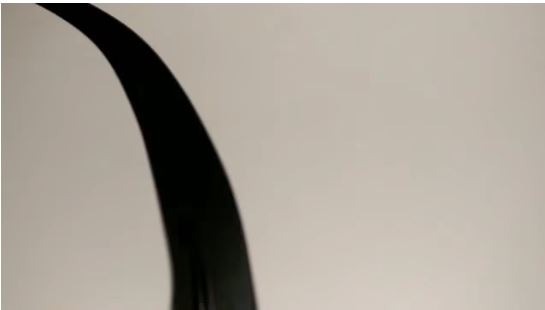
#> input picture testing/lineFollowing/line1.JPG, 545 x 310 px
$ python -i lineFollow.py   (imports and definitions only)   (older library calls are emulated)
#> lines starting #> are read from the running program, lines starting #| are printed output that depends on the picture; after the words box and inside, x2 and y2 are one past the last pixel; in counts of white or black regions, pixels touching at a corner belong together
#> further down, picture is the input picture: shape (310, 545, 3); mean B, G, R 149.9, 159.6, 166.6

#NAME: guiExample.py
#DATE: 08/02/2019
#AUTH: Ryan McCartney, EEE Undergraduate, Queen's University Belfast
#DESC: A python function for navigating the wheelchair with an XBOX 360 game controller avoiding obstacles
#COPY: Copyright 2019, All Rights Reserved, Ryan McCartney

from control import Control
import cv2 as cv
import tkinter as tk
import numpy as np
import time
import json

#Logging Function (Pretty Console Output)
# [10 lines left out: function log, not called in this run]

def processImage(image):

    crosshair = 20

    #Convert Matrix to Grayscale Image
    grayscaleImage = cv.cvtColor(image, cv.COLOR_BGR2GRAY)

    # Gaussian blur
    blurImage = cv.GaussianBlur(grayscaleImage,(5,5),0)

    # Color thresholding
    ret,thresholdImage = cv.threshold(blurImage,60,255,cv.THRESH_BINARY_INV)
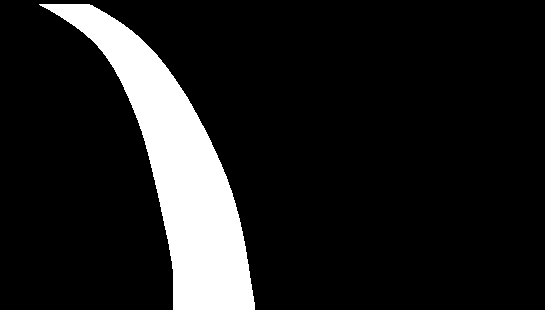
#> thresholdImage: shape (310, 545); 12.1% white; 1 white region, box (x1, y1, x2, y2) and area: (39, 4, 255, 310) 20494

    #Erode and dilate to remove accidental line detections
    mask = cv.erode(thresholdImage, None, iterations=2)
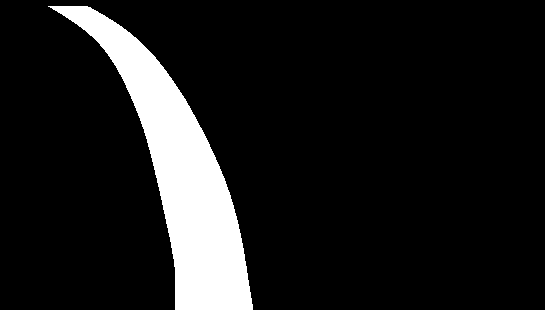
#> mask: shape (310, 545); 11% white; 1 white region, box (x1, y1, x2, y2) and area: (48, 6, 253, 310) 18587
    mask = cv.dilate(mask, None, iterations=2)
#> mask: shape (310, 545); 12.1% white; 1 white region

    #Find the contours of the frame
    _, contours, hierarchy = cv.findContours(mask, 1, cv.CHAIN_APPROX_NONE)
#> contours = 1 contour; box (x1, y1, x2, y2) and area: (46, 4, 255, 310) 20092

    #Find the biggest contour (if detected)
    if len(contours) > 0:

        contourMax = max(contours, key=cv.contourArea)
#> contourMax = contour of 765 points, box (x1, y1, x2, y2) (46, 4, 255, 310), area 20092
        coutourMoment = cv.moments(contourMax)
#> coutourMoment = moments, m00 20091.5, centre m10/m00, m01/m00 = (177.4, 170.2)

        contourXPos = int(coutourMoment['m10']/coutourMoment['m00'])
#> contourXPos = 177
        contourYPos = int(coutourMoment['m01']/coutourMoment['m00'])
#> contourYPos = 170
        contourPosition = [contourXPos,contourYPos]
#> contourPosition = [177, 170]

        cv.line(image,(contourXPos,(contourYPos-crosshair)),(contourXPos,(contourYPos+crosshair)),(0,0,255),2)
        cv.line(image,((contourXPos-crosshair),contourYPos),((contourXPos+crosshair),contourYPos),(0,0,255),2)
#> image: shape (310, 545, 3); mean B, G, R 149.9, 159.6, 167
        cv.drawContours(image, contours, -1, (255,0,0), 1)
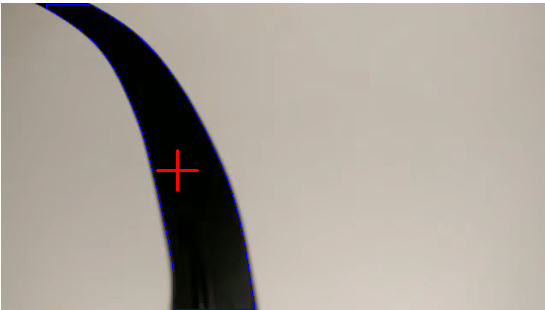
#> image: shape (310, 545, 3); mean B, G, R 151, 159.4, 166.8

    else:
        contourPosition = 0

    return image,contourPosition

# [76 lines left out: functions addGoal, follow, not called in this run]
    #wheelchair.transmitCommand(speed,angle,command)

#Get the details of the log file from the configuration
logFilePath = "data/logs/lineFollowingTest.txt"

#open a txt file to use for logging and clear it
# [10 lines not run here, left out]

# [1 line that did not run here, left out]
# [1 line that did not run here, left out]
# [9 lines not run here, left out]

>>> import cv2
>>> picture = cv2.imread('line1.JPG')
>>> result = processImage(picture)

$ run again, on testing/lineFollowing/line2.JPG
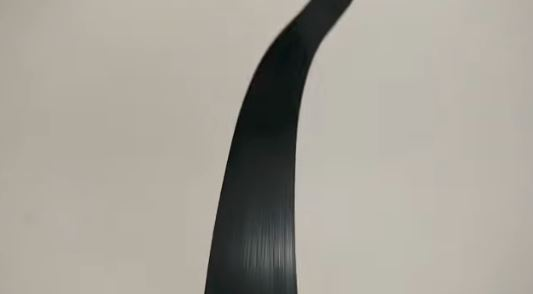
#> input picture testing/lineFollowing/line2.JPG, 533 x 294 px
#> picture is the input picture: shape (294, 533, 3); mean B, G, R 151.8, 161.6, 166
#> in processImage, `ret,thresholdImage = cv.threshold(blurImage,60,255,cv.THRESH_BINARY_INV)`:
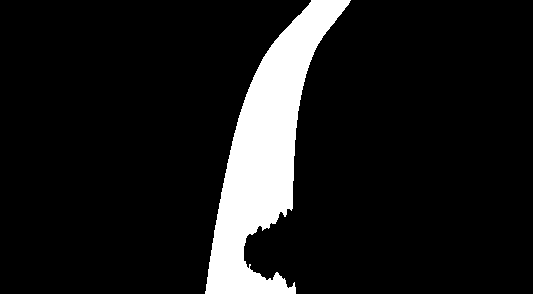
#> thresholdImage: shape (294, 533); 10.4% white; 1 white region, box (x1, y1, x2, y2) and area: (205, 0, 351, 294) 16319
#> contours = 1 contour; box (x1, y1, x2, y2) and area: (205, 0, 350, 294) 15862
#> contourMax = contour of 789 points, box (x1, y1, x2, y2) (205, 0, 350, 294), area 15862
#> coutourMoment = moments, m00 15861.5, centre m10/m00, m01/m00 = (265.1, 152.3)
#> contourXPos = 265
#> contourYPos = 152
#> contourPosition = [265, 152]
#> in processImage, `cv.drawContours(image, contours, -1, (255,0,0), 1)`:
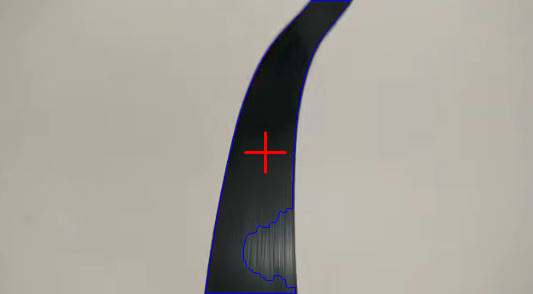
#> image: shape (294, 533, 3); mean B, G, R 152.9, 161.3, 166.1
